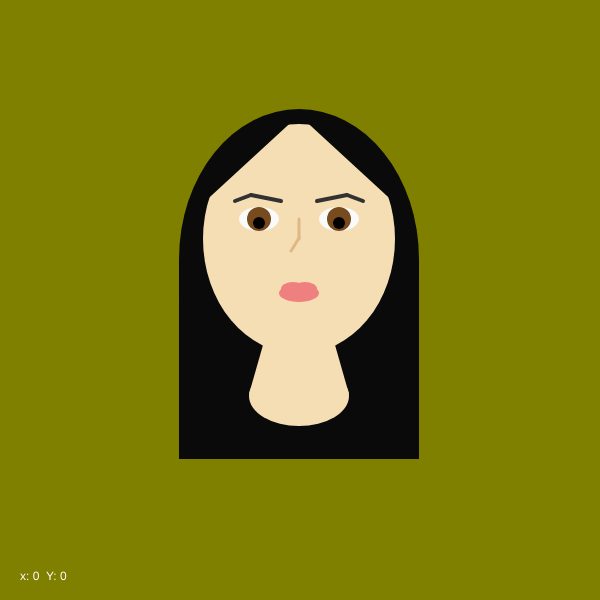
Frame 1 (no input)
Frame 60 (no input): identical to frame 1, image omitted
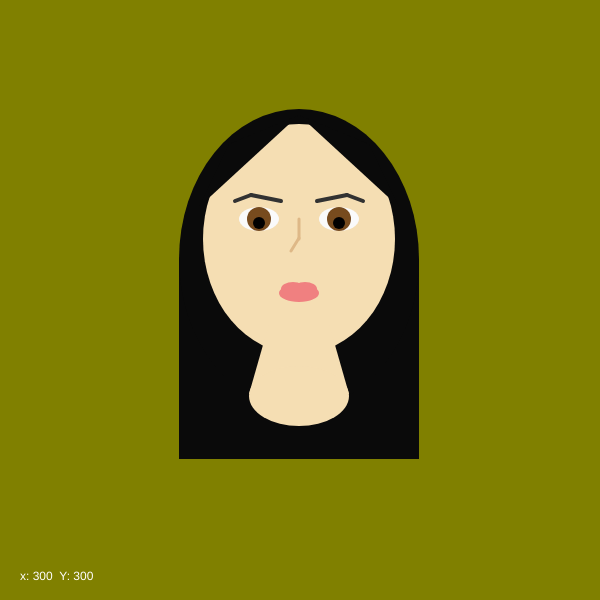
Frame 120 (the mouse pressed at the canvas centre since frame 60)

The p5.js sketch that drew these frames (run headless with seeded random() and noise() and a simulated clock; from frame 60 on, the mouse is pressed at the canvas centre):

// p5.js sketch
// ── sketch.js
/********
Code Self Portrait Assignment
By: Cellini Luong
This assignment is focused on translating self portrait sketches into P5.js
********/

//Global
var gDebugMode = true;
var x = 299;
var y = 299;

// Setup code goes here
function setup() {
  createCanvas(600,600);
  noStroke();
 }


// Background
function draw() {
	background(128, 128, 0);
	
	// Debug Mode
	if( gDebugMode == true ) {
		drawDebugInfo();
	}

	// Hair
	fill(10);
	noStroke();
	rect(x - 120, y-40, 240, 200);
	ellipse(x, y-40, 240, 300);


	// Face
	fill(245, 222, 179);
	ellipse(x, y - 60, 192, 230);

	// Neck
	quad(x - 30, 324, x + 30, 324, x + 50, 394, x - 50, 394);
	ellipse(x, 396, 100, 60);

	// Lips
	fill(240, 128, 128);
	ellipse(x + 6, y - 10, 24, 14);
	ellipse(x - 6, y - 10, 24, 14);
	ellipse(x , y - 6, 40, 18);

	// Eyeshape
	fill(250, 250, 250);
	ellipse(x - 40, y - 80, 40, 24);
	ellipse(x + 40, y - 80, 40, 24);
	
	// Eyeball
	fill(119, 75, 30);
	ellipse(x - 40, y - 80, 24, 24);
	ellipse(x + 40, y - 80, 24, 24);

	// Pupil
	fill(0);
	ellipse(x - 40, y - 76, 12, 12);
	ellipse(x + 40, y - 76, 12, 12);
	fill(20);

	// Brows
	stroke(50);
	strokeWeight(4);
	line(x + 18, y - 98, x + 48, y - 104);
	line(x + 48, y - 104, x + 64, y - 98);
	line(x - 18, y - 98, x - 48, y - 104);
	line(x - 48, y - 104, x - 64, y - 98);

	// Bangs
	fill(10);
	noStroke();
	triangle (x, y - 184, x - 100, y - 92, x - 70, y - 155);
	triangle (x, y - 184, x + 100, y - 92, x + 70, y - 155);

	drawNose();
	
	}

	

function drawNose(){
	// Nose
	stroke(222, 184, 135);
	strokeWeight(3);
	line(x, y - 60, x, y-80);
	line(x, y - 61, x - 8, y - 48);

}	



//Draw debug mode
function drawDebugInfo() {
	fill(255);
	noStroke()
	text("x: " + mouseX + "  Y: " + mouseY, 20, height - 20);
}
